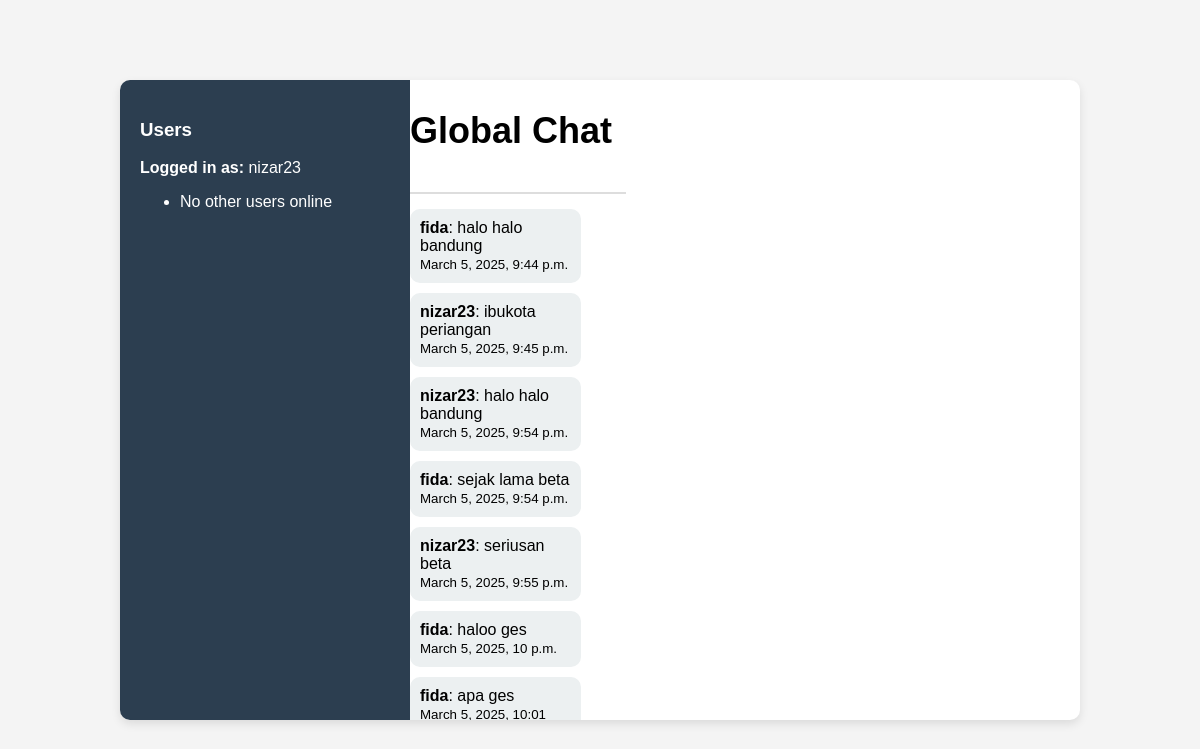
The page /chat/chat/global/ (signed in) on the database its author committed.
### chat/models.py (models this page shows, shortened)
class ChatMessage(models.Model):
    room_name = models.CharField(max_length=255)  # Nama chat room (misalnya: "global")
    sender = models.ForeignKey(User, on_delete=models.CASCADE)  # User yang mengirim pesan
    message = models.TextField()  # Isi pesan
    timestamp = models.DateTimeField(auto_now_add=True)  # Waktu pesan dibuat

### chat/views.py (the view)
# urls.py: path("chat/<str:room_name>/", chat_view, name="chat"),  # Global Chat
def chat_view(request, room_name):
    messages = ChatMessage.objects.filter(room_name=room_name).order_by("timestamp")# Ambil pesan lama
    return render(request, "test_chat.html", {"room_name": room_name, "messages": messages})

### chat/templates/test_chat.html (shortened to what this page needs)
<!DOCTYPE html>
<html lang="en">
<head>
    {% load static %}
    <link rel="stylesheet" type="text/css" href="{% static 'chat/style.css' %}">
</head>
<body>
    <div class="chat-container">
        <div class="sidebar">
            <h3>Users</h3>
            <p><strong>Logged in as:</strong> {{ request.user.username }}</p>
            <ul id="user-list">
                {% for user in users %}
                <li class="user-item" onclick="openDM('{{ user.username }}')">
                    <span class="status-icon {% if user.is_active %}online{% else %}offline{% endif %}"></span>
                    {{ user.username }}
                </li>
                {% empty %}
                <li>No other users online</li>
                {% endfor %}
            </ul>
        </div>
        <div class="chat-section">
            <div class="chat-header">
                <h2>Global Chat</h2>
            </div>
            <div id="chat-box">
                {% for message in messages %}
                    <div class="chat-message">
                        <strong>{{ message.sender.username }}</strong>: {{ message.message }} <br>
                        <small>{{ message.timestamp }}</small>
                    </div>
                {% endfor %}
            </div>
        </div>
    </div>
</body>
</html>

### chat/static/chat/style.css (style rules this page uses)
body { font-family: Arial, sans-serif; margin: 0; padding: 0; background-color: #f4f4f4; display: flex; justify-content: center; align-items: center; height: 100vh; }
.chat-container { display: flex; width: 80%; max-width: 1000px; height: 80vh; background: white; box-shadow: 0px 4px 10px rgba(0, 0, 0, 0.1); border-radius: 10px; overflow: hidden; }
.sidebar { width: 250px; background: #2c3e50; color: white; padding: 20px; overflow-y: auto; }
.chat-message { background: #ecf0f1; padding: 10px; border-radius: 10px; margin-bottom: 10px; max-width: 70%; position: relative; animation: fadeIn 0.3s ease-in-out; }
.chat-header { font-size: 24px; font-weight: bold; padding-bottom: 10px; border-bottom: 2px solid #ddd; margin-bottom: 15px; }

### rows shown on the page
ChatMessage: sender.username "fida", message "halo halo bandung", timestamp "March 5, 2025, 9:44 p.m."
ChatMessage: sender.username "nizar23", message "ibukota periangan", timestamp "March 5, 2025, 9:45 p.m."
ChatMessage: sender.username "nizar23", message "halo halo bandung", timestamp "March 5, 2025, 9:54 p.m."
ChatMessage: sender.username "fida", message "sejak lama beta", timestamp "March 5, 2025, 9:54 p.m."
ChatMessage: sender.username "nizar23", message "seriusan beta", timestamp "March 5, 2025, 9:55 p.m."
ChatMessage: sender.username "fida", message "haloo ges", timestamp "March 5, 2025, 10 p.m."
ChatMessage: sender.username "fida", message "apa ges", timestamp "March 5, 2025, 10:01…"

### other values the page prints
{{ request.user.username }} "nizar23"
